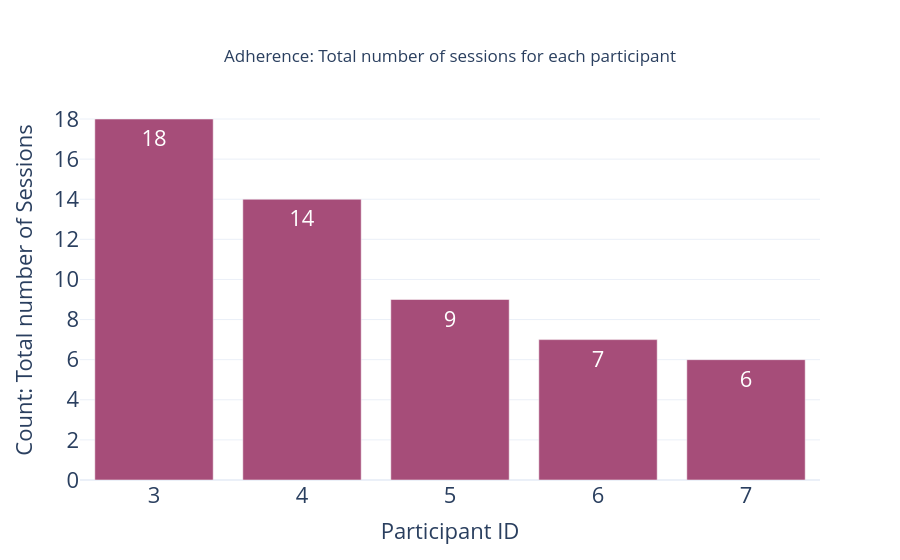

Here is the notebook cell this chart was saved with:
### Code cell
fig = go.Figure(data=[
    go.Bar(name='Level_info', x=subset_df_levels_info_ADHD["numericID"].value_counts().sort_index().index,
           y=subset_df_levels_info_ADHD["pid_list"].value_counts(),
           text=subset_df_levels_info_ADHD["pid_list"].value_counts().values,  # Add text on top of the bars
            textposition='inside',  # Position text outside the bars
                       textfont=dict(size=22),  # Set the text font size

                       marker=dict(color='#a64d79')),
])

# Change the bar mode
fig.update_layout(barmode='group')

# Add dropdown to layout
fig.update_layout(
        title=dict(
        text="Adherence: Total number of sessions for each participant",
        x=0.5,  # Center the title
        xanchor="center",  # Anchor the title at its center
        yanchor="top"  # Optional: Anchor the title at the top
    ),
    xaxis=dict(title="Participant ID",
                          titlefont=dict(size=22),  # Set x-axis title font size
            tickfont=dict(size=22)  # Set x-axis tick font size
              ),
    yaxis=dict(title="Count: Total number of Sessions",
                          titlefont=dict(size=22),  # Set x-axis title font size
            tickfont=dict(size=22)  # Set x-axis tick font size
              ),
    template="plotly_white",
)
fig.show()

### Figure 1 — Plotly figure (JSON) as saved in the notebook; plotly's stock layout.template omitted (floating-point values rounded to 4 significant figures)
{"data": [{"marker": {"color": "#a64d79"}, "name": "Level_info", "text": [18, 14, 9, 7, 6], "textfont": {"size": 22}, "textposition": "inside", "type": "bar", "x": ["3", "4", "5", "6", "7"], "y": [18, 14, 9, 7, 6]}], "layout": {"autosize": true, "barmode": "group", "title": {"text": "Adherence: Total number of sessions for each participant", "x": 0.5, "xanchor": "center", "yanchor": "top"}, "xaxis": {"autorange": true, "range": [-0.5, 4.5], "tickfont": {"size": 22}, "title": {"font": {"size": 22}, "text": "Participant ID"}, "type": "category"}, "yaxis": {"autorange": true, "range": [0, 18.95], "tickfont": {"size": 22}, "title": {"font": {"size": 22}, "text": "Count: Total number of Sessions"}, "type": "linear"}}}
